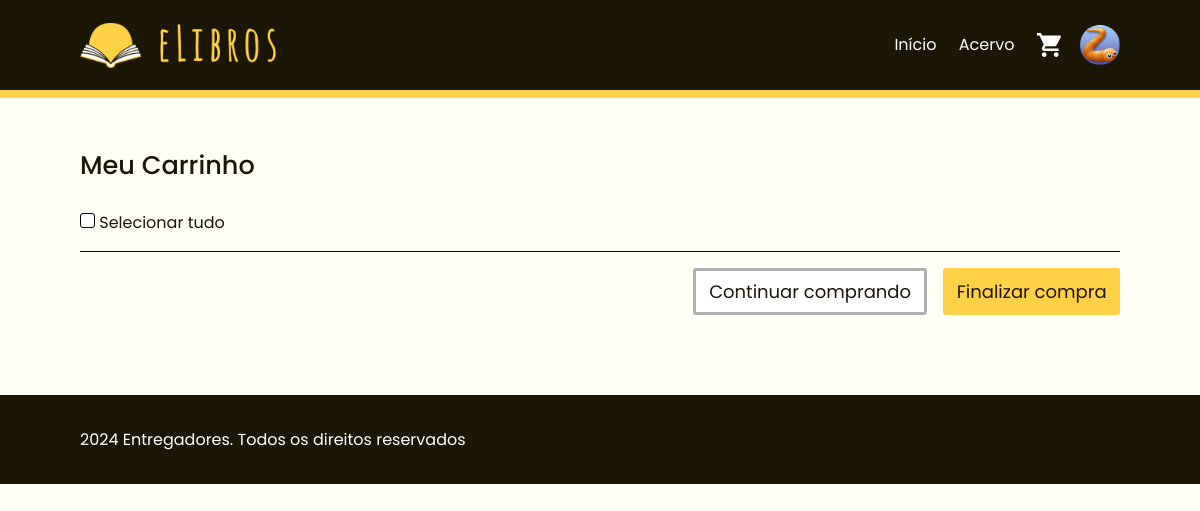
Before: /carrinho/ (signed in) with the older database file.
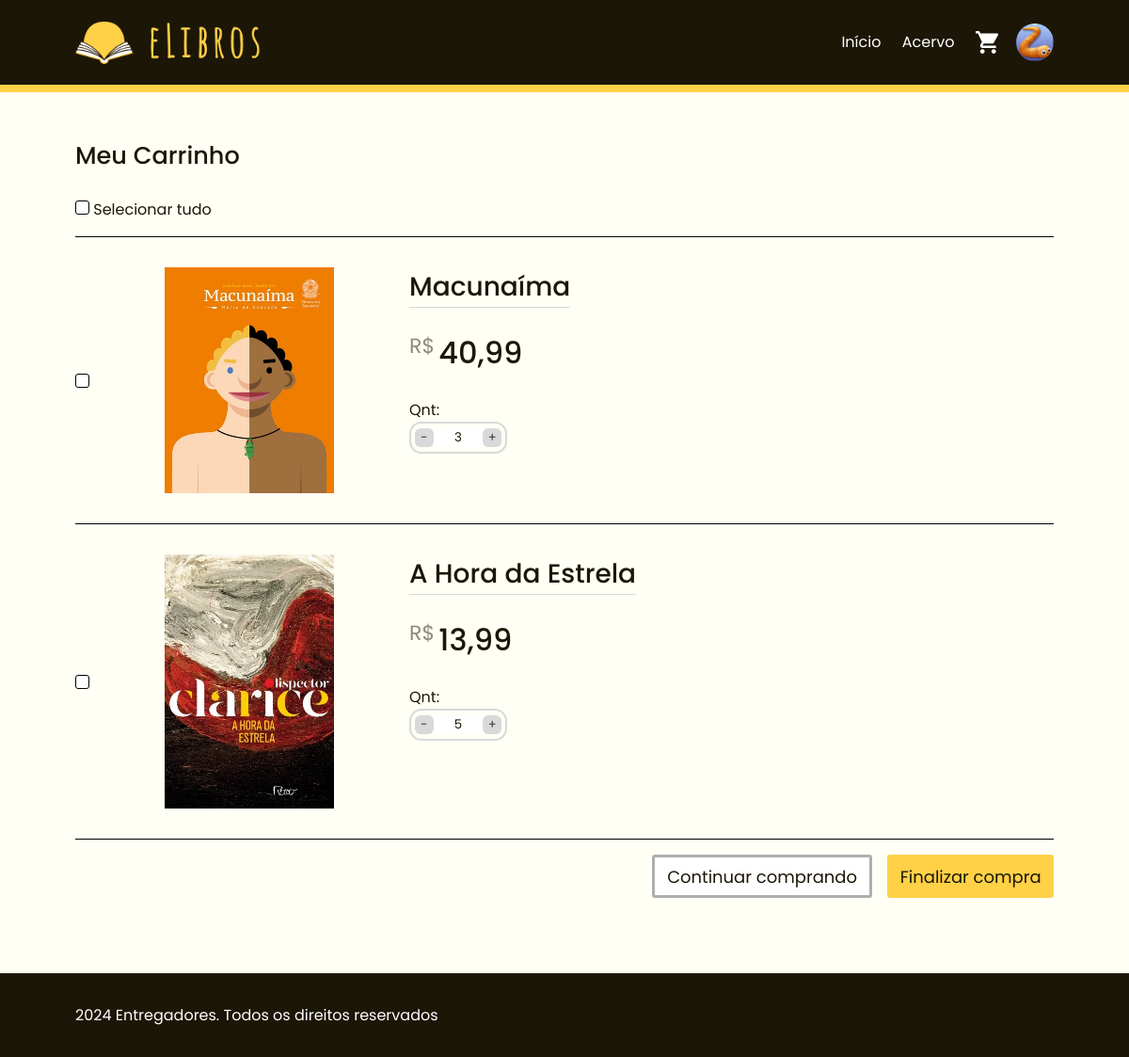
After: the same page with the newer database file.
### accounts/models.py (models this page shows, shortened)
class Cliente(AbstractUser):
    nome = models.CharField(blank=True, null=True, max_length=100, validators=[nao_nulo])
    CPF = models.CharField(blank=True, null=True, max_length=15)
    foto_de_perfil = models.ImageField(upload_to='fotos_de_perfil/', blank=True, null=True)
    genero_choices = (
        ("F", "Feminino"),
        ("M", "Masculino"),
        ("NB", "Não-binário"),
        ("PND", "Prefiro não dizer"),
        ("OU", "Outro")
    )
    telefone = models.CharField(max_length=15, blank=True, null=True)
    genero = models.CharField(max_length=20, choices=genero_choices, default="F", null=True, blank=True, verbose_name="Gênero")
    outro_genero = models.CharField(max_length=50, blank=True, null=True, verbose_name="Outro Gênero")
    dt_nasc = models.DateField(blank=True, null=True, verbose_name="Data de Nascimento")
    enderecos = models.ManyToManyField(Endereco, related_name="enderecos_do_cliente", blank=True)
    def __str__(self):
        return self.username

### elibrosLoja/models/itemcarrinho.py (models this page shows, shortened)
class ItemCarrinho(models.Model):
    livro = models.ForeignKey(Livro, null=False, related_name="livro_selecionado", on_delete=models.CASCADE)
    quantidade = models.IntegerField()
    preco = models.DecimalField(max_digits=5, decimal_places=2, blank=True)

### elibrosLoja/models/livro.py (models this page shows, shortened)
class Livro(models.Model):
    titulo = models.CharField(null=False, max_length=200)
    subtitulo = models.CharField(null=True, blank=True, max_length=200)
    autor = models.CharField(null=False, max_length=150)
    data_de_publicacao = models.DateField(null=True, blank=True, validators=[nao_e_no_futuro])
    ano_de_publicacao = models.IntegerField(null=True, blank=True, validators=[nao_negativo, nao_nulo, nao_e_no_futuro])
    capa = models.ImageField(upload_to='capas/', null=True, blank=True)
    ISBN = models.CharField(unique=True, max_length=15)
    sinopse = models.TextField(blank=True, null=True)
    editora = models.CharField(max_length=100, )
    data_de_adicao = models.DateTimeField(default=datetime.datetime.now())
    preco = models.DecimalField(max_digits=5, decimal_places=2, validators=[nao_negativo, nao_nulo])
    desconto = models.DecimalField(max_digits=5, decimal_places=2, blank=True, null=True)
    quantidade = models.IntegerField(validators=[nao_negativo])
    qtd_vendidos = models.IntegerField(default=0, validators=[nao_negativo], verbose_name='Vendidos')
    genero = models.ManyToManyField(GeneroTextual, related_name="Genero_Textual_do_Livro",  blank=True)
    genero_literario = models.ManyToManyField(GeneroLiterario, related_name="Genero_Literario_do_Livro", blank=True)
    categoria = models.ManyToManyField(Categoria, related_name="Categoria_do_Livro", blank=True)

### elibrosLoja/views.py (the view)
# urls.py: path("carrinho/", ver_carrinho, name="carrinho"),
@login_required
def ver_carrinho(request): #show cart
    cliente = request.user # okay
    carrinho, created = Carrinho.objects.get_or_create(cliente=cliente)
    print(cliente)
    print(carrinho)
    context = {
        'carrinho': carrinho,
        'cliente': cliente,
        }
    return render(request, 'elibrosLoja/carrinho.html', context=context)

### elibrosLoja/models/carrinho.py (called while the page is built)
    def __str__(self):
        return f"Carrinho de {self.cliente.username}"

### templates/elibrosLoja/carrinho.html (shortened to what this page needs)
{% extends '_base.html' %}
{% load static %}
{% block content %}
<main>
    <section class="meucarrinho">
        {% if not carrinho.items %}
        <p id="carrinhovazio">Seu carrinho está vazio.</p>
        {% else %}
        <h2>Meu Carrinho</h2>
        <label for="myCheckbox">
            <span class="checkbox-dot"></span>
            Selecionar tudo
        </label>
        <ul>
        {% for item in carrinho.items.all %}
            <li>
                <label for="myCheckbox1">
                    <span class="checkbox-dot"></span>
                </label>
                <figure>
                    <img src="{{ item.livro.capa.url }}" alt="{{ item.livro.titulo }}">
                </figure>
                <div>
                    <h3><a href="{% url 'livro' titulo=item.livro.titulo%}">{{ item.livro.titulo }}</a></h3>
                    <p>
                        <span class="moeda-cart">R$</span>
                        <b><span class="preco-maior-cart">{{ item.livro.preco }}</b>
                    </p>
                    <div>
                        <p>Qnt:</p>
                        <div class="quantity-input">
                            <button class="quantity-btn minus">-</button>
                            <input type="number" class="input_quantia_produtos" id="quantity{{ forloop.counter }}" value="{{ item.quantidade }}" min="1" max="99">
                            <button class="quantity-btn plus">+</button>
                        </div>
                    </div>
                </div>
            </li>
        {% endfor %}
        </ul>
        <div class="botoes">
            <button><a href="acervo.html">Continuar comprando</a></button>
            <button><a href="#">Finalizar compra</a></button>
        </div>
        {% endif %}
    </section>
</main>
{% endblock content %}

### templates/_base.html (shortened to what this page needs)
{% load static %}
<!DOCTYPE html>
<html lang="pt-br">
<head>
  {% block css %}
  <link rel="stylesheet" href="{% static 'css/base.css' %}">
  {% endblock %}
</head>
<body>
  <header>
    <h1><a href="{% url 'inicio' %}"><img src="{% static 'images/logo.png' %}"></a></h1>
    <nav>
      <ul class="navbar-ul">
        <li>
          <a class="nav-link-normal" href="{% url 'inicio' %}">Início</a>
        </li>
        <li>
          <a class="nav-link-normal" href="{% url 'acervo' %}">Acervo</a>
        </li>
        {% if user.is_authenticated %}
        <li>
          <a id="carrinho" class="nav-link" href="{% url 'carrinho' %}"><img src="{% static 'images/icons/carrinho.svg' %}"></a>
        </li>
        <li id="dropdown">
          <div>
              <div id="perfil">
                {% if cliente.foto_de_perfil %}
                  <img src="{{ cliente.foto_de_perfil.url }}">
                {% else %}
                  <img src="{% static 'images/usuario'%}">
                {% endif %}
              </div>
          </div>
        </li>
        {% endif %}
      </ul>
    </nav>
  </header>
  {% block content %}{% endblock content %}
  <footer>
    <p>2024 Entregadores. Todos os direitos reservados</p>
  </footer>
</body>
</html>

### static/css/base.css (style rules this page uses)
body { background-color: #FFFFF5; width: 100%; }
.input_quantia_produtos { margin: 0 auto; text-align: center; -webkit-appearance: none; }
input[type="number"] { outline: none; border: none; }
a { text-decoration: none; }
* { margin: 0; padding: 0; font-family: Poppins; color: #1C1607; }
header { padding: 1em 5em; border-bottom: 8px #FFD147 solid; display: flex; flex-direction: row; justify-content: space-between; background-color: #1C1607; }
header h1 a { display: flex; }
header h1 a img { width: 200px; }
header nav { display: flex; }
header nav ul { gap: 1em; list-style-type: none; display: flex; flex-direction: row; }
header nav ul li { display: flex; align-items: center; justify-content: center; }
header nav ul li a { color: #FFF; padding: 0 0.2em; text-decoration: none; display: flex; }
.nav-link-normal { position: relative; }
.nav-link-normal:before { content: ""; position: absolute; width: 100%; height: 1px; bottom: -1px; left: 0; background-color: #FFD147; visibility: hidden; -webkit-transform: scaleX(0); transform: scaleX(0); -webkit-transition: all 0.17s ease-in-out 0s; transition: all 0.17s ease-in-out 0s; }
#carrinho img { width: 24px; }
#perfil { display: flex; align-items: center; justify-content: center; }
#perfil img { width: 40px; height: 40px; border-radius: 40px; }
#dropdown { position: relative; }
footer { margin-top: 5em; padding: 2em 5em; background-color: #1C1607; }
footer p { color: #fff; }
h2 { color: #1C1607; font-size: 1.6em; font-weight: 500; }
section { padding: 0 5em; }
figure { display: flex; }
.moeda-cart { font-size: 22px; opacity: 0.5; vertical-align: top; }
.preco-maior-cart { font-size: 32px; font-weight: 500; }
.quantity-input { position: relative; width: 100px; height: 30px; display: flex; align-items: center; border-radius: 13px; overflow: hidden; border: 2px solid #D9D9D9; margin-bottom: 20px; }
.quantity-btn { background-color: #D9D9D9; border: none; width: 20px; height: 20px; cursor: pointer; font-size: 13px; display: flex; justify-content: center; align-items: center; color: #333; border-radius: 30%; margin: 0.3em; }
.minus { position: absolute; left: 0; }
.plus { position: absolute; right: 0; }
.meucarrinho { margin-top: 3em; }
.meucarrinho h2 { margin-bottom: 1em; }
.meucarrinho ul { border-top: solid black 1px; margin-top: 1em; }
.meucarrinho ul li { display: flex; gap: 5em; border-bottom: solid black 1px; padding: 2em 0em; }
.meucarrinho ul li h3 { font-size: 28px; font-weight: 500; border-bottom: 1px solid #D9D9D9; }
.meucarrinho ul li h3 a { text-decoration: none; }
.meucarrinho ul li>div { display: flex; flex-direction: column; gap: 1.5em; }
.meucarrinho ul li label { display: flex; align-items: center; }
.meucarrinho ul li figure img { width: 180px; height: auto; }
.meucarrinho .botoes { margin-top: 1em; gap: 1em; display: flex; justify-content: end; }
.meucarrinho .botoes button { padding: 0.5em 1em; border-radius: 3px; }
.meucarrinho .botoes button:nth-child(1) { background-color: white; border: #AFAFAF solid 3px; }
.meucarrinho .botoes button:nth-child(2) { background-color: #FFD147; border: none; }
.meucarrinho .botoes button a { font-size: 18px; text-decoration: none; }
.checkbox-dot { display: inline-block; width: 13px; height: 13px; border-radius: 3px; background-color: #fff; border: 1px solid #000; cursor: pointer; }

Changed rows visible on the page:
added ItemCarrinho: livro.capa (picture), livro.titulo "Macunaíma", livro.preco "40,99", quantidade "3"
added ItemCarrinho: livro.capa (picture), livro.titulo "A Hora da Estrela", livro.preco "13,99", quantidade "5"
